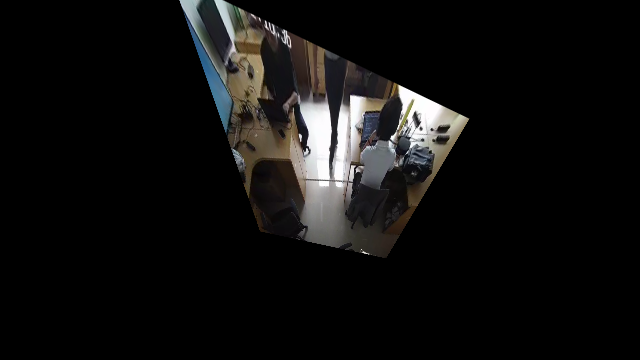
#> input picture img0.png, 640 x 360 px, found by its file name
$ python undist.py
#> lines starting #> are read from the running program, lines starting #| are printed output that depends on the picture
import cv2
import numpy as np
import matplotlib.pyplot as plt
import pickle

# Load camera matrix and distortion coefficients
with open("/home/hoangpm/AICS/anti_motor_thief/BEV_custom/cameraMatrix.pkl", "rb") as f:
#> (reads cameraMatrix.pkl from the repository)
    camera_matrix_data = pickle.load(f)

with open("/home/hoangpm/AICS/anti_motor_thief/BEV_custom/dist.pkl", "rb") as f:
#> (reads dist.pkl from the repository)
    distortion_data = pickle.load(f)

mtx = camera_matrix_data
dist = distortion_data[0]
img_size=[640,360]
img=cv2.imread('/home/hoangpm/AICS/anti_motor_thief/BEV_custom/test2/img0.png')
#> img is the input picture: shape (360, 640, 3); mean B, G, R 15.2, 15.8, 16.3
undist = cv2.undistort(img, mtx, dist, None, mtx)
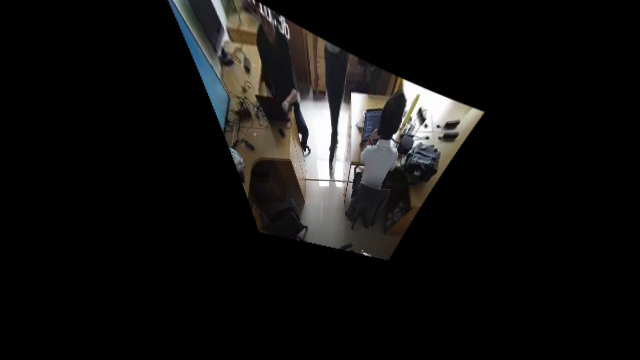
#> undist: shape (360, 640, 3); mean B, G, R 16.6, 17.2, 17.9
gray = cv2.cvtColor(undist, cv2.COLOR_BGR2GRAY)
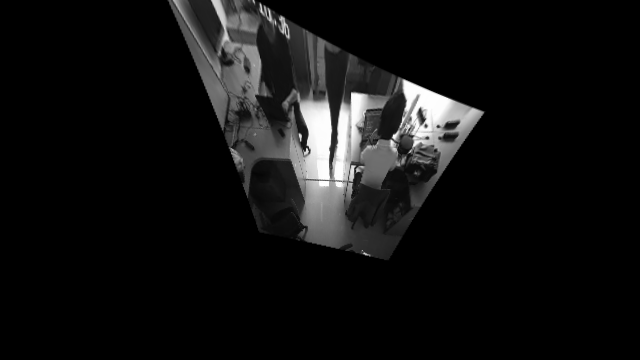
#> gray: shape (360, 640); min 0, max 255, mean 17.3

cv2.imwrite("undis.jpg",undist)
